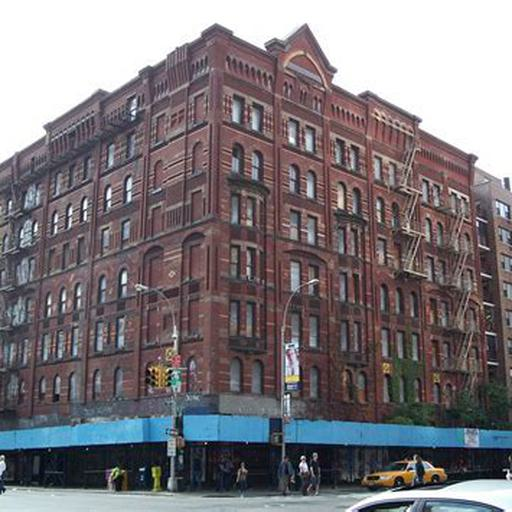
#> input picture dataset_1/valid/image_00001.jpg, 512 x 512 px; its folder holds only this picture in this run
$ python Validation_hog.py
#> lines starting #> are read from the running program, lines starting #| are printed output that depends on the picture
from skimage import feature, exposure
import cv2
import joblib
from PIL import Image

def valid(no):
    # Load image and turn into grayscale
#> called with no = 1
    no = str(no)
    no = no.zfill(5)
    print(no)
    image = cv2.imread('dataset_1/valid/image_'+no+'.jpg')
#> image is the input picture: shape (512, 512, 3); mean B, G, R 124.2, 120, 125
    image = cv2.cvtColor(image, cv2.COLOR_BGR2GRAY)
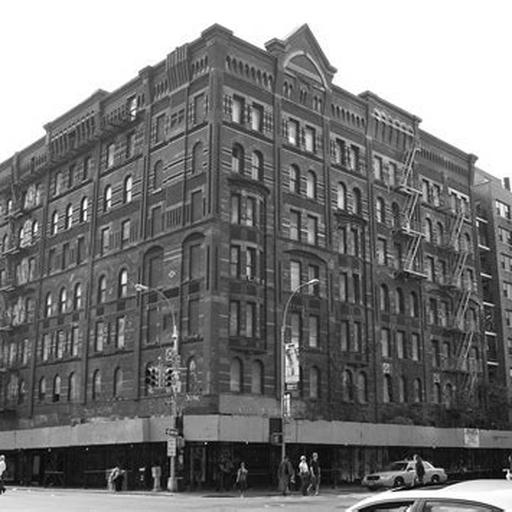
#> image: shape (512, 512); min 0, max 255, mean 122

    # Extract HOG feature
    fd = feature.hog(image, orientations=9, pixels_per_cell=(8, 8), cells_per_block=(2, 2), visualize=False)
    fd = fd.reshape(1, -1)

    # Load model
    model_filename = "hog_old_svm_model.joblib"
#> (the run stopped early here; a loop or call above may not have finished)
